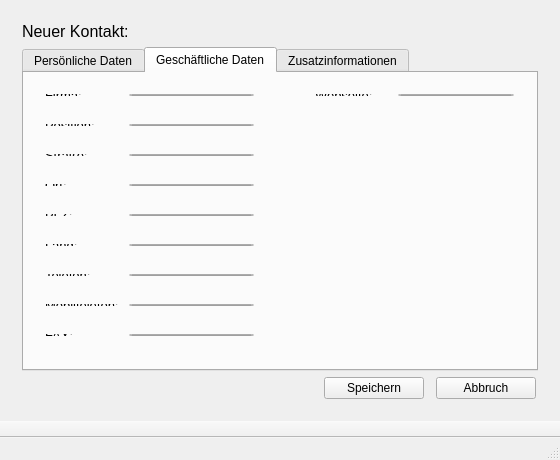
<?xml version="1.0" encoding="UTF-8"?>
<ui version="4.0">
 <class>MainWindow</class>
 <widget class="QMainWindow" name="MainWindow">
  <property name="geometry">
   <rect>
    <x>0</x>
    <y>0</y>
    <width>560</width>
    <height>460</height>
   </rect>
  </property>
  <property name="minimumSize">
   <size>
    <width>560</width>
    <height>460</height>
   </size>
  </property>
  <property name="windowTitle">
   <string>Adress Buch</string>
  </property>
  <widget class="QWidget" name="centralWidget">
   <layout class="QHBoxLayout" name="horizontalLayout_2">
    <item>
     <widget class="QWidget" name="widgetNeuKontakt" native="true">
      <property name="enabled">
       <bool>true</bool>
      </property>
      <property name="sizePolicy">
       <sizepolicy hsizetype="Expanding" vsizetype="Expanding">
        <horstretch>0</horstretch>
        <verstretch>0</verstretch>
       </sizepolicy>
      </property>
      <property name="inputMethodHints">
       <set>Qt::ImhNone</set>
      </property>
      <layout class="QVBoxLayout" name="verticalLayout">
       <item>
        <widget class="QLabel" name="label">
         <property name="font">
          <font>
           <pointsize>12</pointsize>
          </font>
         </property>
         <property name="text">
          <string>Neuer Kontakt:</string>
         </property>
        </widget>
       </item>
       <item>
        <widget class="QTabWidget" name="tabWidgetNeuerKontakr">
         <property name="currentIndex">
          <number>1</number>
         </property>
         <widget class="QWidget" name="tabPersoenlicheInfo">
          <attribute name="title">
           <string>Persönliche Daten</string>
          </attribute>
          <widget class="QWidget" name="">
           <property name="geometry">
            <rect>
             <x>10</x>
             <y>130</y>
             <width>231</width>
             <height>24</height>
            </rect>
           </property>
           <layout class="QHBoxLayout" name="horizontalLayout_7" stretch="4,6">
            <property name="spacing">
             <number>0</number>
            </property>
            <item>
             <widget class="QLabel" name="label_6">
              <property name="font">
               <font>
                <pointsize>10</pointsize>
               </font>
              </property>
              <property name="text">
               <string>Webseite:</string>
              </property>
             </widget>
            </item>
            <item>
             <widget class="QLineEdit" name="WebsitePTitlePlineEdit">
              <property name="contextMenuPolicy">
               <enum>Qt::NoContextMenu</enum>
              </property>
             </widget>
            </item>
           </layout>
          </widget>
          <widget class="QWidget" name="">
           <property name="geometry">
            <rect>
             <x>10</x>
             <y>160</y>
             <width>231</width>
             <height>24</height>
            </rect>
           </property>
           <layout class="QHBoxLayout" name="horizontalLayout_6" stretch="4,6">
            <property name="spacing">
             <number>0</number>
            </property>
            <item>
             <widget class="QLabel" name="label_8">
              <property name="font">
               <font>
                <pointsize>10</pointsize>
               </font>
              </property>
              <property name="text">
               <string>Mobiltelefon:</string>
              </property>
             </widget>
            </item>
            <item>
             <widget class="QLineEdit" name="MobilFonePTitlePlineEdit">
              <property name="contextMenuPolicy">
               <enum>Qt::NoContextMenu</enum>
              </property>
             </widget>
            </item>
           </layout>
          </widget>
          <widget class="QWidget" name="">
           <property name="geometry">
            <rect>
             <x>10</x>
             <y>190</y>
             <width>231</width>
             <height>24</height>
            </rect>
           </property>
           <layout class="QHBoxLayout" name="horizontalLayout_5" stretch="4,6">
            <property name="spacing">
             <number>0</number>
            </property>
            <item>
             <widget class="QLabel" name="label_7">
              <property name="font">
               <font>
                <pointsize>10</pointsize>
               </font>
              </property>
              <property name="text">
               <string>Telefon:</string>
              </property>
             </widget>
            </item>
            <item>
             <widget class="QLineEdit" name="TelefonPTitlePlineEdit">
              <property name="contextMenuPolicy">
               <enum>Qt::NoContextMenu</enum>
              </property>
             </widget>
            </item>
           </layout>
          </widget>
          <widget class="QWidget" name="">
           <property name="geometry">
            <rect>
             <x>10</x>
             <y>220</y>
             <width>231</width>
             <height>24</height>
            </rect>
           </property>
           <layout class="QHBoxLayout" name="horizontalLayout_4" stretch="4,6">
            <property name="spacing">
             <number>0</number>
            </property>
            <item>
             <widget class="QLabel" name="label_9">
              <property name="font">
               <font>
                <pointsize>10</pointsize>
               </font>
              </property>
              <property name="text">
               <string>Sraße:</string>
              </property>
             </widget>
            </item>
            <item>
             <widget class="QLineEdit" name="StreetPTitlePlineEdit">
              <property name="contextMenuPolicy">
               <enum>Qt::NoContextMenu</enum>
              </property>
             </widget>
            </item>
           </layout>
          </widget>
          <widget class="QWidget" name="">
           <property name="geometry">
            <rect>
             <x>10</x>
             <y>250</y>
             <width>231</width>
             <height>24</height>
            </rect>
           </property>
           <layout class="QHBoxLayout" name="horizontalLayout_3" stretch="4,6">
            <property name="spacing">
             <number>0</number>
            </property>
            <item>
             <widget class="QLabel" name="label_10">
              <property name="font">
               <font>
                <pointsize>10</pointsize>
               </font>
              </property>
              <property name="text">
               <string>Ort:</string>
              </property>
             </widget>
            </item>
            <item>
             <widget class="QLineEdit" name="TownPTitlePlineEdit">
              <property name="contextMenuPolicy">
               <enum>Qt::NoContextMenu</enum>
              </property>
             </widget>
            </item>
           </layout>
          </widget>
          <widget class="QWidget" name="">
           <property name="geometry">
            <rect>
             <x>10</x>
             <y>100</y>
             <width>231</width>
             <height>24</height>
            </rect>
           </property>
           <layout class="QHBoxLayout" name="horizontalLayout_8" stretch="4,6">
            <property name="spacing">
             <number>0</number>
            </property>
            <item>
             <widget class="QLabel" name="label_5">
              <property name="font">
               <font>
                <pointsize>10</pointsize>
               </font>
              </property>
              <property name="text">
               <string>E-Mail:</string>
              </property>
             </widget>
            </item>
            <item>
             <widget class="QLineEdit" name="EMailPTitlePlineEdit">
              <property name="contextMenuPolicy">
               <enum>Qt::NoContextMenu</enum>
              </property>
             </widget>
            </item>
           </layout>
          </widget>
          <widget class="QWidget" name="">
           <property name="geometry">
            <rect>
             <x>10</x>
             <y>70</y>
             <width>231</width>
             <height>24</height>
            </rect>
           </property>
           <layout class="QHBoxLayout" name="horizontalLayout_9" stretch="4,6">
            <property name="spacing">
             <number>0</number>
            </property>
            <item>
             <widget class="QLabel" name="label_4">
              <property name="font">
               <font>
                <pointsize>10</pointsize>
               </font>
              </property>
              <property name="text">
               <string>Nachname:</string>
              </property>
             </widget>
            </item>
            <item>
             <widget class="QLineEdit" name="LastNamePTitlePlineEdit">
              <property name="contextMenuPolicy">
               <enum>Qt::NoContextMenu</enum>
              </property>
             </widget>
            </item>
           </layout>
          </widget>
          <widget class="QWidget" name="">
           <property name="geometry">
            <rect>
             <x>10</x>
             <y>40</y>
             <width>231</width>
             <height>24</height>
            </rect>
           </property>
           <layout class="QHBoxLayout" name="horizontalLayout_10" stretch="4,6">
            <property name="spacing">
             <number>0</number>
            </property>
            <item>
             <widget class="QLabel" name="label_3">
              <property name="font">
               <font>
                <pointsize>10</pointsize>
               </font>
              </property>
              <property name="text">
               <string>Vorname:</string>
              </property>
             </widget>
            </item>
            <item>
             <widget class="QLineEdit" name="FirstNamePTitlePlineEdit">
              <property name="contextMenuPolicy">
               <enum>Qt::NoContextMenu</enum>
              </property>
             </widget>
            </item>
           </layout>
          </widget>
          <widget class="QWidget" name="">
           <property name="geometry">
            <rect>
             <x>10</x>
             <y>10</y>
             <width>231</width>
             <height>24</height>
            </rect>
           </property>
           <layout class="QHBoxLayout" name="horizontalLayout_11" stretch="4,6">
            <property name="spacing">
             <number>0</number>
            </property>
            <item>
             <widget class="QLabel" name="label_2">
              <property name="font">
               <font>
                <pointsize>10</pointsize>
               </font>
              </property>
              <property name="text">
               <string>Anrede:</string>
              </property>
             </widget>
            </item>
            <item>
             <widget class="QLineEdit" name="TitlePlineEdit">
              <property name="contextMenuPolicy">
               <enum>Qt::NoContextMenu</enum>
              </property>
             </widget>
            </item>
           </layout>
          </widget>
          <widget class="QWidget" name="">
           <property name="geometry">
            <rect>
             <x>280</x>
             <y>160</y>
             <width>221</width>
             <height>24</height>
            </rect>
           </property>
           <layout class="QHBoxLayout" name="horizontalLayout_12" stretch="4,6">
            <item>
             <widget class="QLabel" name="label_26">
              <property name="font">
               <font>
                <pointsize>10</pointsize>
               </font>
              </property>
              <property name="text">
               <string>Geburtstag:</string>
              </property>
             </widget>
            </item>
            <item>
             <widget class="QLineEdit" name="BirthdayPlineEdit">
              <property name="contextMenuPolicy">
               <enum>Qt::NoContextMenu</enum>
              </property>
             </widget>
            </item>
           </layout>
          </widget>
          <widget class="QWidget" name="">
           <property name="geometry">
            <rect>
             <x>280</x>
             <y>130</y>
             <width>221</width>
             <height>24</height>
            </rect>
           </property>
           <layout class="QHBoxLayout" name="horizontalLayout_13" stretch="4,6">
            <property name="spacing">
             <number>6</number>
            </property>
            <item>
             <widget class="QLabel" name="label_15">
              <property name="font">
               <font>
                <pointsize>10</pointsize>
               </font>
              </property>
              <property name="text">
               <string>Skype-Name:</string>
              </property>
             </widget>
            </item>
            <item>
             <widget class="QLineEdit" name="SkypPlineEdit">
              <property name="mouseTracking">
               <bool>true</bool>
              </property>
              <property name="contextMenuPolicy">
               <enum>Qt::NoContextMenu</enum>
              </property>
             </widget>
            </item>
           </layout>
          </widget>
          <widget class="QWidget" name="">
           <property name="geometry">
            <rect>
             <x>280</x>
             <y>100</y>
             <width>221</width>
             <height>24</height>
            </rect>
           </property>
           <layout class="QHBoxLayout" name="horizontalLayout_14" stretch="4,6">
            <item>
             <widget class="QLabel" name="label_14">
              <property name="font">
               <font>
                <pointsize>10</pointsize>
               </font>
              </property>
              <property name="text">
               <string>ICQ-Nummer:</string>
              </property>
             </widget>
            </item>
            <item>
             <widget class="QLineEdit" name="ICQNumberPlineEdit">
              <property name="contextMenuPolicy">
               <enum>Qt::NoContextMenu</enum>
              </property>
             </widget>
            </item>
           </layout>
          </widget>
          <widget class="QWidget" name="">
           <property name="geometry">
            <rect>
             <x>280</x>
             <y>70</y>
             <width>221</width>
             <height>24</height>
            </rect>
           </property>
           <layout class="QHBoxLayout" name="horizontalLayout_15" stretch="4,6">
            <item>
             <widget class="QLabel" name="label_13">
              <property name="font">
               <font>
                <pointsize>10</pointsize>
               </font>
              </property>
              <property name="text">
               <string>FAX:</string>
              </property>
             </widget>
            </item>
            <item>
             <widget class="QLineEdit" name="FAXPlineEdit">
              <property name="contextMenuPolicy">
               <enum>Qt::NoContextMenu</enum>
              </property>
             </widget>
            </item>
           </layout>
          </widget>
          <widget class="QWidget" name="">
           <property name="geometry">
            <rect>
             <x>280</x>
             <y>40</y>
             <width>221</width>
             <height>25</height>
            </rect>
           </property>
           <layout class="QHBoxLayout" name="horizontalLayout_16" stretch="4,6">
            <property name="spacing">
             <number>6</number>
            </property>
            <property name="bottomMargin">
             <number>0</number>
            </property>
            <item>
             <widget class="QLabel" name="label_12">
              <property name="font">
               <font>
                <pointsize>10</pointsize>
               </font>
              </property>
              <property name="text">
               <string>Land:</string>
              </property>
             </widget>
            </item>
            <item>
             <widget class="QLineEdit" name="LandPlineEdit">
              <property name="contextMenuPolicy">
               <enum>Qt::NoContextMenu</enum>
              </property>
             </widget>
            </item>
           </layout>
          </widget>
          <widget class="QWidget" name="">
           <property name="geometry">
            <rect>
             <x>280</x>
             <y>10</y>
             <width>221</width>
             <height>24</height>
            </rect>
           </property>
           <layout class="QHBoxLayout" name="horizontalLayout_17" stretch="4,6">
            <item>
             <widget class="QLabel" name="label_11">
              <property name="font">
               <font>
                <pointsize>10</pointsize>
               </font>
              </property>
              <property name="text">
               <string>PLZ:</string>
              </property>
             </widget>
            </item>
            <item>
             <widget class="QLineEdit" name="PLZPlineEdit">
              <property name="contextMenuPolicy">
               <enum>Qt::NoContextMenu</enum>
              </property>
             </widget>
            </item>
           </layout>
          </widget>
         </widget>
         <widget class="QWidget" name="tabGeschaeftlichInfo">
          <property name="styleSheet">
           <string notr="true"/>
          </property>
          <attribute name="title">
           <string>Geschäftliche Daten</string>
          </attribute>
          <widget class="QWidget" name="">
           <property name="geometry">
            <rect>
             <x>280</x>
             <y>10</y>
             <width>221</width>
             <height>24</height>
            </rect>
           </property>
           <layout class="QHBoxLayout" name="horizontalLayout_18" stretch="4,6">
            <item>
             <widget class="QLabel" name="label_25">
              <property name="font">
               <font>
                <pointsize>10</pointsize>
               </font>
              </property>
              <property name="text">
               <string>Webseite:</string>
              </property>
             </widget>
            </item>
            <item>
             <widget class="QLineEdit" name="WebsiteSlineEdit">
              <property name="contextMenuPolicy">
               <enum>Qt::NoContextMenu</enum>
              </property>
             </widget>
            </item>
           </layout>
          </widget>
          <widget class="QWidget" name="">
           <property name="geometry">
            <rect>
             <x>10</x>
             <y>10</y>
             <width>231</width>
             <height>24</height>
            </rect>
           </property>
           <layout class="QHBoxLayout" name="horizontalLayout_19" stretch="4,6">
            <property name="spacing">
             <number>0</number>
            </property>
            <item>
             <widget class="QLabel" name="label_16">
              <property name="font">
               <font>
                <pointsize>10</pointsize>
               </font>
              </property>
              <property name="text">
               <string>Firma:</string>
              </property>
             </widget>
            </item>
            <item>
             <widget class="QLineEdit" name="CompanySlineEdit">
              <property name="contextMenuPolicy">
               <enum>Qt::NoContextMenu</enum>
              </property>
             </widget>
            </item>
           </layout>
          </widget>
          <widget class="QWidget" name="">
           <property name="geometry">
            <rect>
             <x>10</x>
             <y>40</y>
             <width>231</width>
             <height>24</height>
            </rect>
           </property>
           <layout class="QHBoxLayout" name="horizontalLayout_20" stretch="4,6">
            <property name="spacing">
             <number>0</number>
            </property>
            <item>
             <widget class="QLabel" name="label_21">
              <property name="font">
               <font>
                <pointsize>10</pointsize>
               </font>
              </property>
              <property name="text">
               <string>Position:</string>
              </property>
             </widget>
            </item>
            <item>
             <widget class="QLineEdit" name="PositionSlineEdit">
              <property name="contextMenuPolicy">
               <enum>Qt::NoContextMenu</enum>
              </property>
             </widget>
            </item>
           </layout>
          </widget>
          <widget class="QWidget" name="">
           <property name="geometry">
            <rect>
             <x>10</x>
             <y>70</y>
             <width>231</width>
             <height>24</height>
            </rect>
           </property>
           <layout class="QHBoxLayout" name="horizontalLayout_21" stretch="4,6">
            <property name="spacing">
             <number>0</number>
            </property>
            <item>
             <widget class="QLabel" name="label_17">
              <property name="font">
               <font>
                <pointsize>10</pointsize>
               </font>
              </property>
              <property name="text">
               <string>Straße:</string>
              </property>
             </widget>
            </item>
            <item>
             <widget class="QLineEdit" name="StreatSlineEdit">
              <property name="contextMenuPolicy">
               <enum>Qt::NoContextMenu</enum>
              </property>
             </widget>
            </item>
           </layout>
          </widget>
          <widget class="QWidget" name="">
           <property name="geometry">
            <rect>
             <x>10</x>
             <y>100</y>
             <width>231</width>
             <height>24</height>
            </rect>
           </property>
           <layout class="QHBoxLayout" name="horizontalLayout_22" stretch="4,6">
            <property name="spacing">
             <number>0</number>
            </property>
            <item>
             <widget class="QLabel" name="label_18">
              <property name="font">
               <font>
                <pointsize>10</pointsize>
               </font>
              </property>
              <property name="text">
               <string>Ort:</string>
              </property>
             </widget>
            </item>
            <item>
             <widget class="QLineEdit" name="TownSlineEdit">
              <property name="contextMenuPolicy">
               <enum>Qt::NoContextMenu</enum>
              </property>
             </widget>
            </item>
           </layout>
          </widget>
          <widget class="QWidget" name="">
           <property name="geometry">
            <rect>
             <x>10</x>
             <y>130</y>
             <width>231</width>
             <height>24</height>
            </rect>
           </property>
           <layout class="QHBoxLayout" name="horizontalLayout_23" stretch="4,6">
            <property name="spacing">
             <number>0</number>
            </property>
            <item>
             <widget class="QLabel" name="label_19">
              <property name="font">
               <font>
                <pointsize>10</pointsize>
               </font>
              </property>
              <property name="text">
               <string>PLZ:</string>
              </property>
             </widget>
            </item>
            <item>
             <widget class="QLineEdit" name="PLZSlineEdit">
              <property name="contextMenuPolicy">
               <enum>Qt::NoContextMenu</enum>
              </property>
             </widget>
            </item>
           </layout>
          </widget>
          <widget class="QWidget" name="">
           <property name="geometry">
            <rect>
             <x>10</x>
             <y>160</y>
             <width>231</width>
             <height>24</height>
            </rect>
           </property>
           <layout class="QHBoxLayout" name="horizontalLayout_24" stretch="4,6">
            <property name="spacing">
             <number>0</number>
            </property>
            <item>
             <widget class="QLabel" name="label_20">
              <property name="font">
               <font>
                <pointsize>10</pointsize>
               </font>
              </property>
              <property name="text">
               <string>Land:</string>
              </property>
             </widget>
            </item>
            <item>
             <widget class="QLineEdit" name="LandSlineEdit">
              <property name="contextMenuPolicy">
               <enum>Qt::NoContextMenu</enum>
              </property>
             </widget>
            </item>
           </layout>
          </widget>
          <widget class="QWidget" name="">
           <property name="geometry">
            <rect>
             <x>10</x>
             <y>190</y>
             <width>231</width>
             <height>24</height>
            </rect>
           </property>
           <layout class="QHBoxLayout" name="horizontalLayout_25" stretch="4,6">
            <property name="spacing">
             <number>0</number>
            </property>
            <item>
             <widget class="QLabel" name="label_22">
              <property name="font">
               <font>
                <pointsize>10</pointsize>
               </font>
              </property>
              <property name="text">
               <string>Telefon:</string>
              </property>
             </widget>
            </item>
            <item>
             <widget class="QLineEdit" name="TelephonSlineEdit">
              <property name="contextMenuPolicy">
               <enum>Qt::NoContextMenu</enum>
              </property>
             </widget>
            </item>
           </layout>
          </widget>
          <widget class="QWidget" name="">
           <property name="geometry">
            <rect>
             <x>10</x>
             <y>220</y>
             <width>231</width>
             <height>24</height>
            </rect>
           </property>
           <layout class="QHBoxLayout" name="horizontalLayout_26" stretch="4,6">
            <property name="spacing">
             <number>0</number>
            </property>
            <item>
             <widget class="QLabel" name="label_23">
              <property name="font">
               <font>
                <pointsize>10</pointsize>
               </font>
              </property>
              <property name="text">
               <string>Mobiltelefon:</string>
              </property>
             </widget>
            </item>
            <item>
             <widget class="QLineEdit" name="MobileSlineEdit">
              <property name="contextMenuPolicy">
               <enum>Qt::NoContextMenu</enum>
              </property>
             </widget>
            </item>
           </layout>
          </widget>
          <widget class="QWidget" name="">
           <property name="geometry">
            <rect>
             <x>10</x>
             <y>250</y>
             <width>231</width>
             <height>24</height>
            </rect>
           </property>
           <layout class="QHBoxLayout" name="horizontalLayout_27" stretch="4,6">
            <property name="spacing">
             <number>0</number>
            </property>
            <item>
             <widget class="QLabel" name="label_24">
              <property name="font">
               <font>
                <pointsize>10</pointsize>
               </font>
              </property>
              <property name="text">
               <string>FAX:</string>
              </property>
             </widget>
            </item>
            <item>
             <widget class="QLineEdit" name="FAXSlineEdit">
              <property name="contextMenuPolicy">
               <enum>Qt::NoContextMenu</enum>
              </property>
             </widget>
            </item>
           </layout>
          </widget>
         </widget>
         <widget class="QWidget" name="tabZusatzinfo">
          <attribute name="title">
           <string>Zusatzinformationen</string>
          </attribute>
          <layout class="QVBoxLayout" name="verticalLayout_2">
           <item>
            <widget class="QTextEdit" name="textEdit">
             <property name="contextMenuPolicy">
              <enum>Qt::NoContextMenu</enum>
             </property>
            </widget>
           </item>
          </layout>
         </widget>
        </widget>
       </item>
       <item>
        <layout class="QHBoxLayout" name="horizontalLayout" stretch="5,5">
         <property name="spacing">
          <number>10</number>
         </property>
         <property name="sizeConstraint">
          <enum>QLayout::SetFixedSize</enum>
         </property>
         <property name="leftMargin">
          <number>300</number>
         </property>
         <item>
          <widget class="QPushButton" name="pushButtonSave">
           <property name="maximumSize">
            <size>
             <width>100</width>
             <height>25</height>
            </size>
           </property>
           <property name="sizeIncrement">
            <size>
             <width>100</width>
             <height>20</height>
            </size>
           </property>
           <property name="text">
            <string>Speichern</string>
           </property>
          </widget>
         </item>
         <item>
          <widget class="QPushButton" name="pushButtonAbourt">
           <property name="maximumSize">
            <size>
             <width>100</width>
             <height>25</height>
            </size>
           </property>
           <property name="text">
            <string>Abbruch</string>
           </property>
          </widget>
         </item>
        </layout>
       </item>
      </layout>
     </widget>
    </item>
   </layout>
  </widget>
  <widget class="QToolBar" name="mainToolBar">
   <property name="mouseTracking">
    <bool>false</bool>
   </property>
   <property name="movable">
    <bool>false</bool>
   </property>
   <attribute name="toolBarArea">
    <enum>BottomToolBarArea</enum>
   </attribute>
   <attribute name="toolBarBreak">
    <bool>false</bool>
   </attribute>
  </widget>
  <widget class="QStatusBar" name="statusBar"/>
  <action name="actionInfo">
   <property name="text">
    <string>Info</string>
   </property>
  </action>
  <action name="actionNeu">
   <property name="text">
    <string>Neuer Kontakt</string>
   </property>
   <property name="visible">
    <bool>true</bool>
   </property>
  </action>
  <action name="actionListe">
   <property name="text">
    <string>Liste</string>
   </property>
  </action>
  <action name="actionDetail">
   <property name="text">
    <string>Detail</string>
   </property>
  </action>
  <action name="actionEinzelansicht">
   <property name="text">
    <string>Einzelansicht</string>
   </property>
  </action>
  <action name="actionBeenden">
   <property name="text">
    <string>Beenden</string>
   </property>
  </action>
  <action name="actionVon_XML">
   <property name="text">
    <string>... von XML</string>
   </property>
  </action>
  <action name="action_von_Excel">
   <property name="text">
    <string>... von Excel</string>
   </property>
  </action>
  <action name="action_nach_XML">
   <property name="text">
    <string>... nach XML</string>
   </property>
  </action>
  <action name="action_nach_Excel">
   <property name="text">
    <string>... nach Excel</string>
   </property>
  </action>
  <action name="actionIn_Gruppen_Anzeigen">
   <property name="text">
    <string>In Gruppen Anzeigen</string>
   </property>
  </action>
 </widget>
 <layoutdefault spacing="6" margin="11"/>
 <tabstops>
  <tabstop>TitlePlineEdit</tabstop>
  <tabstop>FirstNamePTitlePlineEdit</tabstop>
  <tabstop>LastNamePTitlePlineEdit</tabstop>
  <tabstop>EMailPTitlePlineEdit</tabstop>
  <tabstop>WebsitePTitlePlineEdit</tabstop>
  <tabstop>MobilFonePTitlePlineEdit</tabstop>
  <tabstop>TelefonPTitlePlineEdit</tabstop>
  <tabstop>StreetPTitlePlineEdit</tabstop>
  <tabstop>TownPTitlePlineEdit</tabstop>
  <tabstop>PLZPlineEdit</tabstop>
  <tabstop>LandPlineEdit</tabstop>
  <tabstop>FAXPlineEdit</tabstop>
  <tabstop>ICQNumberPlineEdit</tabstop>
  <tabstop>SkypPlineEdit</tabstop>
  <tabstop>BirthdayPlineEdit</tabstop>
  <tabstop>pushButtonSave</tabstop>
  <tabstop>pushButtonAbourt</tabstop>
  <tabstop>CompanySlineEdit</tabstop>
  <tabstop>PositionSlineEdit</tabstop>
  <tabstop>StreatSlineEdit</tabstop>
  <tabstop>TownSlineEdit</tabstop>
  <tabstop>PLZSlineEdit</tabstop>
  <tabstop>LandSlineEdit</tabstop>
  <tabstop>TelephonSlineEdit</tabstop>
  <tabstop>MobileSlineEdit</tabstop>
  <tabstop>FAXSlineEdit</tabstop>
  <tabstop>WebsiteSlineEdit</tabstop>
  <tabstop>tabWidgetNeuerKontakr</tabstop>
  <tabstop>textEdit</tabstop>
 </tabstops>
 <resources/>
 <connections/>
</ui>
